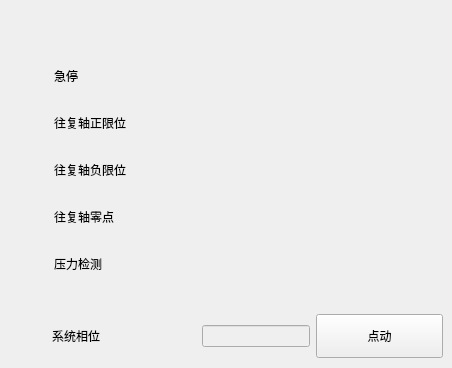
      <widget class="QWidget" name="tab_5">
       <attribute name="title">
        <string>PLC输入</string>
       </attribute>
       <widget class="QLabel" name="lb_41">
        <property name="geometry">
         <rect>
          <x>250</x>
          <y>250</y>
          <width>32</width>
          <height>32</height>
         </rect>
        </property>
        <property name="text">
         <string/>
        </property>
        <property name="pixmap">
         <pixmap>ico/redGreen.png</pixmap>
        </property>
       </widget>
       <widget class="QLabel" name="label_40">
        <property name="geometry">
         <rect>
          <x>54</x>
          <y>62</y>
          <width>56</width>
          <height>27</height>
         </rect>
        </property>
        <property name="text">
         <string>急停</string>
        </property>
       </widget>
       <widget class="QLabel" name="lb_11">
        <property name="geometry">
         <rect>
          <x>250</x>
          <y>109</y>
          <width>32</width>
          <height>32</height>
         </rect>
        </property>
        <property name="text">
         <string/>
        </property>
        <property name="pixmap">
         <pixmap>ico/redGreen.png</pixmap>
        </property>
       </widget>
       <widget class="QLabel" name="label_89">
        <property name="geometry">
         <rect>
          <x>54</x>
          <y>250</y>
          <width>112</width>
          <height>27</height>
         </rect>
        </property>
        <property name="text">
         <string>压力检测</string>
        </property>
       </widget>
       <widget class="QLabel" name="lb_10">
        <property name="geometry">
         <rect>
          <x>250</x>
          <y>109</y>
          <width>32</width>
          <height>32</height>
         </rect>
        </property>
        <property name="text">
         <string/>
        </property>
        <property name="pixmap">
         <pixmap>ico/redLed.png</pixmap>
        </property>
       </widget>
       <widget class="QLabel" name="lb_40">
        <property name="geometry">
         <rect>
          <x>250</x>
          <y>250</y>
          <width>32</width>
          <height>32</height>
         </rect>
        </property>
        <property name="text">
         <string/>
        </property>
        <property name="pixmap">
         <pixmap>ico/redLed.png</pixmap>
        </property>
       </widget>
       <widget class="QLabel" name="label_41">
        <property name="geometry">
         <rect>
          <x>54</x>
          <y>156</y>
          <width>168</width>
          <height>27</height>
         </rect>
        </property>
        <property name="text">
         <string>往复轴负限位</string>
        </property>
       </widget>
       <widget class="QLabel" name="lb_30">
        <property name="geometry">
         <rect>
          <x>250</x>
          <y>203</y>
          <width>32</width>
          <height>32</height>
         </rect>
        </property>
        <property name="text">
         <string/>
        </property>
        <property name="pixmap">
         <pixmap>ico/redLed.png</pixmap>
        </property>
       </widget>
       <widget class="QLabel" name="label_11">
        <property name="geometry">
         <rect>
          <x>54</x>
          <y>109</y>
          <width>168</width>
          <height>27</height>
         </rect>
        </property>
        <property name="text">
         <string>往复轴正限位</string>
        </property>
       </widget>
       <widget class="QLabel" name="lb_21">
        <property name="geometry">
         <rect>
          <x>250</x>
          <y>156</y>
          <width>32</width>
          <height>32</height>
         </rect>
        </property>
        <property name="text">
         <string/>
        </property>
        <property name="pixmap">
         <pixmap>ico/redGreen.png</pixmap>
        </property>
       </widget>
       <widget class="QLabel" name="lb_31">
        <property name="geometry">
         <rect>
          <x>250</x>
          <y>203</y>
          <width>32</width>
          <height>32</height>
         </rect>
        </property>
        <property name="text">
         <string/>
        </property>
        <property name="pixmap">
         <pixmap>ico/redGreen.png</pixmap>
        </property>
       </widget>
       <widget class="QLabel" name="lb_01">
        <property name="geometry">
         <rect>
          <x>250</x>
          <y>62</y>
          <width>32</width>
          <height>32</height>
         </rect>
        </property>
        <property name="text">
         <string/>
        </property>
        <property name="pixmap">
         <pixmap>ico/redGreen.png</pixmap>
        </property>
       </widget>
       <widget class="QLabel" name="lb_20">
        <property name="geometry">
         <rect>
          <x>250</x>
          <y>156</y>
          <width>32</width>
          <height>32</height>
         </rect>
        </property>
        <property name="text">
         <string/>
        </property>
        <property name="pixmap">
         <pixmap>ico/redLed.png</pixmap>
        </property>
       </widget>
       <widget class="QLabel" name="label_42">
        <property name="geometry">
         <rect>
          <x>54</x>
          <y>203</y>
          <width>140</width>
          <height>27</height>
         </rect>
        </property>
        <property name="text">
         <string>往复轴零点</string>
        </property>
       </widget>
       <widget class="QLabel" name="lb_00">
        <property name="geometry">
         <rect>
          <x>250</x>
          <y>62</y>
          <width>32</width>
          <height>32</height>
         </rect>
        </property>
        <property name="text">
         <string/>
        </property>
        <property name="pixmap">
         <pixmap>ico/redLed.png</pixmap>
        </property>
       </widget>
       <widget class="QWidget" name="layoutWidget_78">
        <property name="geometry">
         <rect>
          <x>52</x>
          <y>313</y>
          <width>391</width>
          <height>46</height>
         </rect>
        </property>
        <layout class="QHBoxLayout" name="horizontalLayout_11">
         <item>
          <widget class="QLabel" name="label">
           <property name="text">
            <string>系统相位</string>
           </property>
          </widget>
         </item>
         <item>
          <spacer name="horizontalSpacer_2">
           <property name="orientation">
            <enum>Qt::Horizontal</enum>
           </property>
           <property name="sizeHint" stdset="0">
            <size>
             <width>40</width>
             <height>20</height>
            </size>
           </property>
          </spacer>
         </item>
         <item>
          <widget class="QLineEdit" name="lE_SysPhase">
           <property name="enabled">
            <bool>false</bool>
           </property>
          </widget>
         </item>
         <item>
          <widget class="QPushButton" name="pb_cmdJog">
           <property name="minimumSize">
            <size>
             <width>127</width>
             <height>44</height>
            </size>
           </property>
           <property name="maximumSize">
            <size>
             <width>127</width>
             <height>44</height>
            </size>
           </property>
           <property name="text">
            <string>点动</string>
           </property>
           <property name="checkable">
            <bool>true</bool>
           </property>
          </widget>
         </item>
        </layout>
       </widget>
       <zorder>layoutWidget_78</zorder>
       <zorder>lb_41</zorder>
       <zorder>label_40</zorder>
       <zorder>lb_11</zorder>
       <zorder>label_89</zorder>
       <zorder>label_41</zorder>
       <zorder>label_11</zorder>
       <zorder>lb_21</zorder>
       <zorder>lb_31</zorder>
       <zorder>lb_01</zorder>
       <zorder>label_42</zorder>
       <zorder>lb_00</zorder>
       <zorder>lb_10</zorder>
       <zorder>lb_20</zorder>
       <zorder>lb_30</zorder>
       <zorder>lb_40</zorder>
      </widget>
